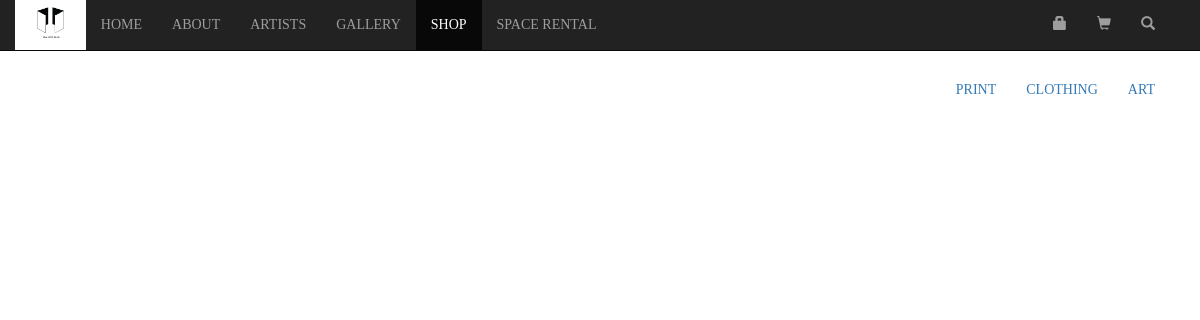
The page /general/shop/ on the database as committed earlier.
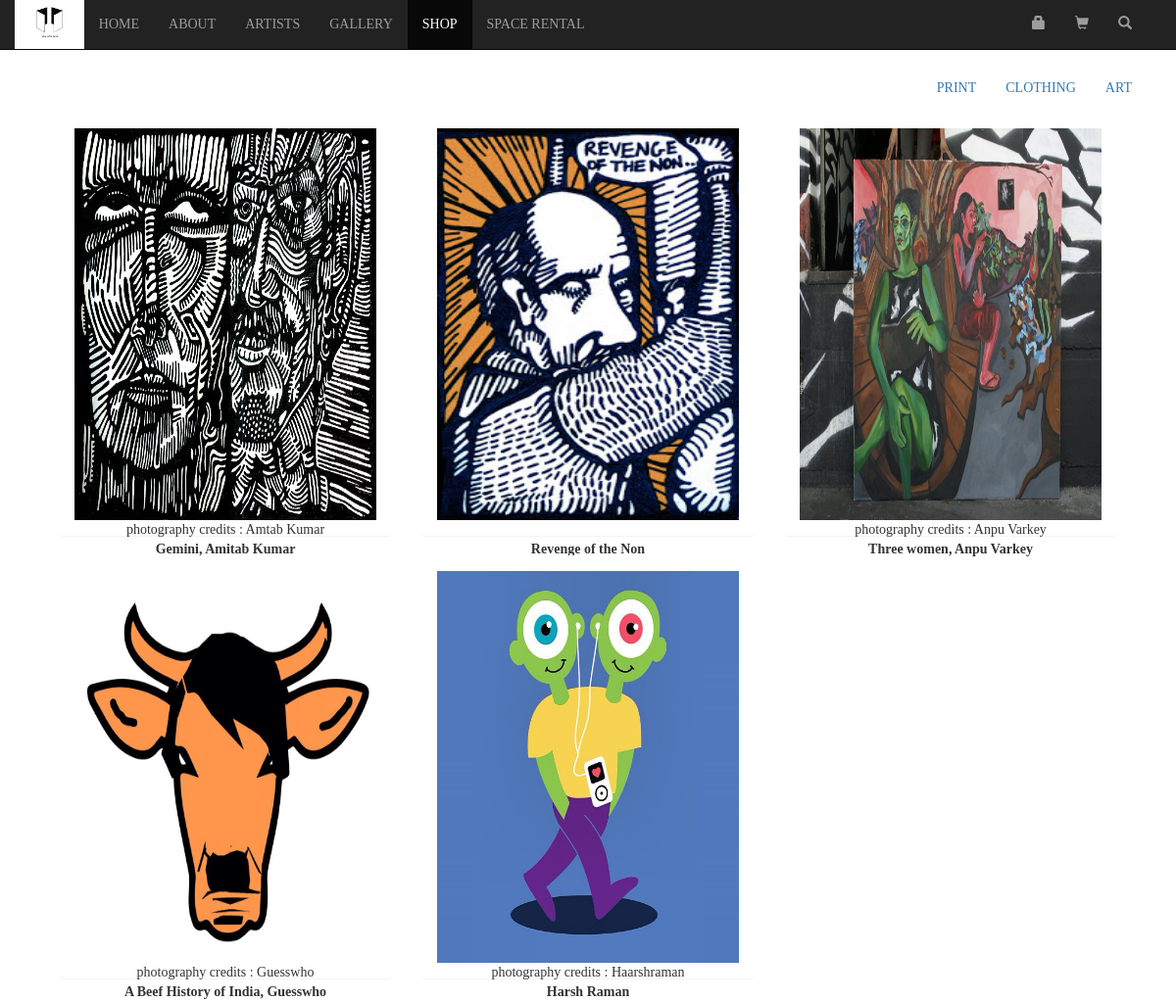
The same page on the database as committed later.
### general/models.py (models this page shows, shortened)
class items(models.Model):
    name = models.CharField(max_length=85L, blank=True)
    item_description = models.CharField(max_length=85L, blank=True)
    item_pic = models.ImageField(upload_to=item_picture_path, blank=True, null=True)
    item_price = models.IntegerField(null=True, blank=True)
    item_type = models.CharField(max_length=85L, blank=True)

### general/views.py (the view)
def shop(request):
    context_dict = {}
    context_dict['nbar'] = 'shop'
    items_print = models.items.objects.filter(item_type="print")
    context_dict['items_print'] = items_print
    items_art = models.items.objects.filter(item_type="art")
    context_dict['items_art'] = items_art
    items_clothing = models.items.objects.filter(item_type="clothing")
    context_dict['items_clothing'] = items_clothing
    return render(request, 'shop.html', context_dict)

### general/templates/shop.html (shortened to what this page needs)
{% extends 'base_template.html' %}
{% load staticfiles %}
{% block main_content %}
<div class="row">
    <div class="col-md-12">
        <div class="pull-right">
            <ul class="nav navbar-nav">
                <li>
                    <a id="print" href="javascript:;">PRINT</a>
                </li>
                <li>
                    <a id="clothing" href="javascript:;">CLOTHING</a>
                </li>
                <li>
                    <a id="art" href="javascript:;">ART</a>
                </li>
            </ul>
        </div>
        <div class="col-md-12 shop_print">
            {% for item in items_print %}
                <div class="col-md-4">
                    <div class="panel panel-white">
                      <div class="panel-body">
                        <div class="item_box">
                            <img src="{{ item.item_pic.url }}">
                            <div class="text-center">
                                <p>
                                    {{ item.item_description }}<br/>
                                    <strong>{{ item.name }}</strong>
                                </p>
                            </div>
                        </div>
                      </div>
                    </div>
                </div>
            {% endfor %}
        </div>
    </div>
</div>
{% endblock %}

### general/templates/base_template.html (shortened to what this page needs)
{% load staticfiles %}
<!DOCTYPE html>
<html>
    <head>
        <link href="{% static 'bootstrap/css/bootstrap.min.css' %}" rel="stylesheet">
        <link rel="stylesheet" type="text/css" href="//cdn.jsdelivr.net/jquery.slick/1.5.9/slick.css"/>
        <link rel="stylesheet" type="text/css" href="//cdn.jsdelivr.net/jquery.slick/1.5.9/slick-theme.css"/>
        <link href="{% static 'css/custom.css' %}" rel="stylesheet">
    </head>
    <body>
        <nav class="navbar navbar-inverse navbar-fixed-top" role="navigation">
            <div class="container">
                <div class="navbar-header">
                    <a class="navbar-brand" href="/">
                        <img alt="Brand" src="{% static 'images/logo-final.png' %}" id="logo_brand">
                    </a>
                </div>
                <div class="collapse navbar-collapse" id="bs-example-navbar-collapse-1">
                    <ul class="nav navbar-nav">
                        <li {% if nbar == 'home' %}class="active"{% endif %}>
                            <a href="/">HOME</a>
                        </li>
                        <li {% if nbar == 'about' %}class="active"{% endif %}>
                            <a href="/general/about">ABOUT</a>
                        </li>
                        <li {% if nbar == 'artists' %}class="active"{% endif %}>
                            <a href="/general/artists">ARTISTS</a>
                        </li>
                        <li {% if nbar == 'gallery' %}class="active"{% endif %}>
                            <a href="/general/gallery">GALLERY</a>
                        </li>
                        <li {% if nbar == 'shop' %}class="active"{% endif %}>
                            <a href="/general/shop">SHOP</a>
                        </li>
                        <li {% if nbar == 'space' %}class="active"{% endif %}>
                            <a href="/general/space/">SPACE RENTAL</a>
                        </li>
                    </ul>
                    <ul class="nav navbar-nav" style="float: right;">
                        <li>
                            <a href="JavaScript:;"><span class="glyphicon glyphicon-lock"></span></a>
                        </li>
                        <li>
                            <a href="JavaScript:;"><span class="glyphicon glyphicon-shopping-cart"></span></a>
                        </li>
                        <li>
                            <a href="JavaScript:;"><span class="glyphicon glyphicon-search"></span></a>
                        </li>
                    </ul>
                </div>
            </div>
        </nav>
        <div class="container">
            {% block main_content %}
            {% endblock %}
        </div>
    </body>
</html>

### general/static/css/custom.css (style rules this page uses)
body { padding-top: 65px; font-family: calibri; }
.item_box { height: 400px; }
.item_box img { height: 100%; width: 100%; }
#logo_brand { height: 100%; }
.navbar-brand { background-color: white; padding: 0; }

Rows that differ between the two databases and show on the page:
added items: item_pic (picture), item_description "photography credits : Amtab Kumar", name "Gemini, Amitab Kumar"
added items: item_pic (picture), name "Revenge of the Non"
added items: item_pic (picture), item_description "photography credits : Anpu Varkey", name "Three women, Anpu Varkey"
added items: item_pic (picture), item_description "photography credits : Guesswho", name "A Beef History of India, Guesswho"
added items: item_pic (picture), item_description "photography credits : Haarshraman", name "Harsh Raman"
